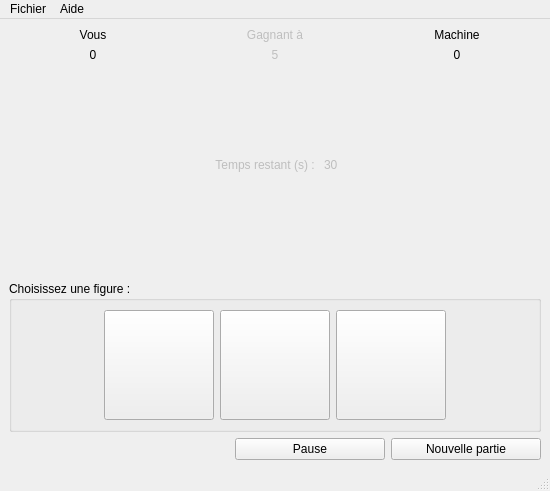
<?xml version="1.0" encoding="UTF-8"?>
<ui version="4.0">
 <class>ChifoumiVue</class>
 <widget class="QMainWindow" name="ChifoumiVue">
  <property name="geometry">
   <rect>
    <x>0</x>
    <y>0</y>
    <width>550</width>
    <height>491</height>
   </rect>
  </property>
  <property name="windowTitle">
   <string>ChifoumiVue</string>
  </property>
  <widget class="QWidget" name="fenetrePrincipalH">
   <property name="minimumSize">
    <size>
     <width>550</width>
     <height>450</height>
    </size>
   </property>
   <layout class="QHBoxLayout" name="horizontalLayout_2">
    <item>
     <layout class="QVBoxLayout" name="fenetreSecondaireV">
      <item>
       <layout class="QGridLayout" name="grilleTop">
        <item row="1" column="2">
         <layout class="QHBoxLayout" name="hLayout_ChoixMachine">
          <item>
           <spacer name="hSpacerG_ChoixMachine">
            <property name="orientation">
             <enum>Qt::Horizontal</enum>
            </property>
            <property name="sizeHint" stdset="0">
             <size>
              <width>40</width>
              <height>20</height>
             </size>
            </property>
           </spacer>
          </item>
          <item>
           <widget class="QLabel" name="lChoixMachine">
            <property name="minimumSize">
             <size>
              <width>110</width>
              <height>110</height>
             </size>
            </property>
            <property name="maximumSize">
             <size>
              <width>110</width>
              <height>110</height>
             </size>
            </property>
            <property name="text">
             <string/>
            </property>
            <property name="pixmap">
             <pixmap resource="ressourcesChifoumi.qrc">:/chifoumi/images/rien.gif</pixmap>
            </property>
           </widget>
          </item>
          <item>
           <spacer name="hSpacerD_ChoixMachine">
            <property name="orientation">
             <enum>Qt::Horizontal</enum>
            </property>
            <property name="sizeHint" stdset="0">
             <size>
              <width>40</width>
              <height>20</height>
             </size>
            </property>
           </spacer>
          </item>
         </layout>
        </item>
        <item row="0" column="0">
         <layout class="QVBoxLayout" name="vLayout_JoueurScore">
          <item>
           <widget class="QLabel" name="label_Vous">
            <property name="text">
             <string>Vous</string>
            </property>
            <property name="alignment">
             <set>Qt::AlignCenter</set>
            </property>
           </widget>
          </item>
          <item>
           <widget class="QLabel" name="lScoreJoueur">
            <property name="text">
             <string>0</string>
            </property>
            <property name="alignment">
             <set>Qt::AlignCenter</set>
            </property>
           </widget>
          </item>
         </layout>
        </item>
        <item row="0" column="1">
         <layout class="QVBoxLayout" name="verticalLayout">
          <item>
           <widget class="QLabel" name="lGagnant_a">
            <property name="enabled">
             <bool>false</bool>
            </property>
            <property name="text">
             <string>Gagnant à</string>
            </property>
            <property name="alignment">
             <set>Qt::AlignCenter</set>
            </property>
           </widget>
          </item>
          <item>
           <widget class="QLabel" name="lScoreGagnant">
            <property name="enabled">
             <bool>false</bool>
            </property>
            <property name="text">
             <string>5</string>
            </property>
            <property name="alignment">
             <set>Qt::AlignCenter</set>
            </property>
           </widget>
          </item>
         </layout>
        </item>
        <item row="1" column="0">
         <layout class="QHBoxLayout" name="hLayout_ChoixJoueur">
          <item>
           <spacer name="hSpacerG_ChoixJoueur">
            <property name="orientation">
             <enum>Qt::Horizontal</enum>
            </property>
            <property name="sizeHint" stdset="0">
             <size>
              <width>40</width>
              <height>20</height>
             </size>
            </property>
           </spacer>
          </item>
          <item>
           <widget class="QLabel" name="lChoixJoueur">
            <property name="minimumSize">
             <size>
              <width>110</width>
              <height>110</height>
             </size>
            </property>
            <property name="maximumSize">
             <size>
              <width>110</width>
              <height>110</height>
             </size>
            </property>
            <property name="text">
             <string/>
            </property>
            <property name="pixmap">
             <pixmap resource="ressourcesChifoumi.qrc">:/chifoumi/images/rien.gif</pixmap>
            </property>
           </widget>
          </item>
          <item>
           <spacer name="hSpacerD_ChoixJoueur">
            <property name="orientation">
             <enum>Qt::Horizontal</enum>
            </property>
            <property name="sizeHint" stdset="0">
             <size>
              <width>40</width>
              <height>20</height>
             </size>
            </property>
           </spacer>
          </item>
         </layout>
        </item>
        <item row="1" column="1">
         <layout class="QHBoxLayout" name="hLayout_Versus">
          <item>
           <layout class="QVBoxLayout" name="vLayout_Versus">
            <item>
             <layout class="QHBoxLayout" name="horizontalLayout_4">
              <item>
               <spacer name="hSpacerG_Versus">
                <property name="orientation">
                 <enum>Qt::Horizontal</enum>
                </property>
                <property name="sizeHint" stdset="0">
                 <size>
                  <width>40</width>
                  <height>20</height>
                 </size>
                </property>
               </spacer>
              </item>
              <item>
               <widget class="QLabel" name="lVersus">
                <property name="minimumSize">
                 <size>
                  <width>78</width>
                  <height>78</height>
                 </size>
                </property>
                <property name="maximumSize">
                 <size>
                  <width>78</width>
                  <height>78</height>
                 </size>
                </property>
                <property name="text">
                 <string/>
                </property>
                <property name="pixmap">
                 <pixmap resource="ressourcesChifoumi.qrc">:/chifoumi/images/versus_70.png</pixmap>
                </property>
               </widget>
              </item>
              <item>
               <spacer name="hSpacerD_Versus">
                <property name="orientation">
                 <enum>Qt::Horizontal</enum>
                </property>
                <property name="sizeHint" stdset="0">
                 <size>
                  <width>40</width>
                  <height>20</height>
                 </size>
                </property>
               </spacer>
              </item>
             </layout>
            </item>
            <item>
             <layout class="QHBoxLayout" name="hLayout_Versus_bottom">
              <item>
               <spacer name="horizontalSpacer">
                <property name="orientation">
                 <enum>Qt::Horizontal</enum>
                </property>
                <property name="sizeHint" stdset="0">
                 <size>
                  <width>40</width>
                  <height>20</height>
                 </size>
                </property>
               </spacer>
              </item>
              <item>
               <widget class="QLabel" name="lTemps_restant">
                <property name="enabled">
                 <bool>false</bool>
                </property>
                <property name="text">
                 <string> Temps restant (s) : </string>
                </property>
                <property name="alignment">
                 <set>Qt::AlignRight|Qt::AlignTrailing|Qt::AlignVCenter</set>
                </property>
               </widget>
              </item>
              <item>
               <widget class="QLabel" name="lSeconde">
                <property name="enabled">
                 <bool>false</bool>
                </property>
                <property name="text">
                 <string>30</string>
                </property>
                <property name="alignment">
                 <set>Qt::AlignLeading|Qt::AlignLeft|Qt::AlignVCenter</set>
                </property>
               </widget>
              </item>
              <item>
               <spacer name="horizontalSpacer_2">
                <property name="orientation">
                 <enum>Qt::Horizontal</enum>
                </property>
                <property name="sizeHint" stdset="0">
                 <size>
                  <width>40</width>
                  <height>20</height>
                 </size>
                </property>
               </spacer>
              </item>
             </layout>
            </item>
           </layout>
          </item>
         </layout>
        </item>
        <item row="0" column="2">
         <layout class="QVBoxLayout" name="vLayout_MachineScore">
          <item>
           <widget class="QLabel" name="lMachine">
            <property name="text">
             <string>Machine</string>
            </property>
            <property name="alignment">
             <set>Qt::AlignCenter</set>
            </property>
           </widget>
          </item>
          <item>
           <widget class="QLabel" name="lScoreMachine">
            <property name="text">
             <string>0</string>
            </property>
            <property name="alignment">
             <set>Qt::AlignCenter</set>
            </property>
           </widget>
          </item>
         </layout>
        </item>
       </layout>
      </item>
      <item>
       <spacer name="vSpacerMiddle">
        <property name="orientation">
         <enum>Qt::Vertical</enum>
        </property>
        <property name="sizeHint" stdset="0">
         <size>
          <width>20</width>
          <height>40</height>
         </size>
        </property>
       </spacer>
      </item>
      <item>
       <widget class="QGroupBox" name="groupBox">
        <property name="title">
         <string>Choisissez une figure :</string>
        </property>
        <layout class="QHBoxLayout" name="horizontalLayout">
         <item>
          <spacer name="hSpacerG_GroupBox">
           <property name="orientation">
            <enum>Qt::Horizontal</enum>
           </property>
           <property name="sizeHint" stdset="0">
            <size>
             <width>40</width>
             <height>20</height>
            </size>
           </property>
          </spacer>
         </item>
         <item>
          <widget class="QPushButton" name="boutonPierre">
           <property name="enabled">
            <bool>true</bool>
           </property>
           <property name="minimumSize">
            <size>
             <width>110</width>
             <height>110</height>
            </size>
           </property>
           <property name="maximumSize">
            <size>
             <width>110</width>
             <height>110</height>
            </size>
           </property>
           <property name="autoFillBackground">
            <bool>false</bool>
           </property>
           <property name="text">
            <string/>
           </property>
           <property name="icon">
            <iconset resource="ressourcesChifoumi.qrc">
             <normaloff>:/chifoumi/images/pierre.gif</normaloff>:/chifoumi/images/pierre.gif</iconset>
           </property>
           <property name="iconSize">
            <size>
             <width>110</width>
             <height>110</height>
            </size>
           </property>
           <property name="checkable">
            <bool>false</bool>
           </property>
           <property name="autoRepeat">
            <bool>false</bool>
           </property>
           <property name="autoExclusive">
            <bool>false</bool>
           </property>
           <property name="autoDefault">
            <bool>false</bool>
           </property>
           <property name="default">
            <bool>false</bool>
           </property>
           <property name="flat">
            <bool>false</bool>
           </property>
          </widget>
         </item>
         <item>
          <widget class="QPushButton" name="boutonPapier">
           <property name="minimumSize">
            <size>
             <width>110</width>
             <height>110</height>
            </size>
           </property>
           <property name="maximumSize">
            <size>
             <width>110</width>
             <height>110</height>
            </size>
           </property>
           <property name="text">
            <string/>
           </property>
           <property name="icon">
            <iconset resource="ressourcesChifoumi.qrc">
             <normaloff>:/chifoumi/images/papier.gif</normaloff>:/chifoumi/images/papier.gif</iconset>
           </property>
           <property name="iconSize">
            <size>
             <width>110</width>
             <height>110</height>
            </size>
           </property>
          </widget>
         </item>
         <item>
          <widget class="QPushButton" name="boutonCiseau">
           <property name="minimumSize">
            <size>
             <width>110</width>
             <height>110</height>
            </size>
           </property>
           <property name="maximumSize">
            <size>
             <width>110</width>
             <height>110</height>
            </size>
           </property>
           <property name="text">
            <string/>
           </property>
           <property name="icon">
            <iconset resource="ressourcesChifoumi.qrc">
             <normaloff>:/chifoumi/images/ciseau.gif</normaloff>:/chifoumi/images/ciseau.gif</iconset>
           </property>
           <property name="iconSize">
            <size>
             <width>110</width>
             <height>110</height>
            </size>
           </property>
          </widget>
         </item>
         <item>
          <spacer name="hSpacerD_GroupBox">
           <property name="orientation">
            <enum>Qt::Horizontal</enum>
           </property>
           <property name="sizeHint" stdset="0">
            <size>
             <width>40</width>
             <height>20</height>
            </size>
           </property>
          </spacer>
         </item>
        </layout>
       </widget>
      </item>
      <item>
       <layout class="QGridLayout" name="grilleBottom">
        <item row="1" column="0">
         <spacer name="hSpacerNvllePartie">
          <property name="orientation">
           <enum>Qt::Horizontal</enum>
          </property>
          <property name="sizeHint" stdset="0">
           <size>
            <width>40</width>
            <height>20</height>
           </size>
          </property>
         </spacer>
        </item>
        <item row="1" column="2">
         <widget class="QPushButton" name="boutonNvllePartie">
          <property name="minimumSize">
           <size>
            <width>150</width>
            <height>0</height>
           </size>
          </property>
          <property name="text">
           <string>Nouvelle partie</string>
          </property>
         </widget>
        </item>
        <item row="1" column="1">
         <widget class="QPushButton" name="boutonPause">
          <property name="minimumSize">
           <size>
            <width>150</width>
            <height>0</height>
           </size>
          </property>
          <property name="text">
           <string>Pause</string>
          </property>
         </widget>
        </item>
       </layout>
      </item>
     </layout>
    </item>
   </layout>
  </widget>
  <widget class="QMenuBar" name="menubar">
   <property name="geometry">
    <rect>
     <x>0</x>
     <y>0</y>
     <width>550</width>
     <height>21</height>
    </rect>
   </property>
   <widget class="QMenu" name="menuFichier">
    <property name="title">
     <string>Fichier</string>
    </property>
    <addaction name="action_Quitter"/>
   </widget>
   <widget class="QMenu" name="menuAide">
    <property name="title">
     <string>Aide</string>
    </property>
    <addaction name="action_a_propos_de"/>
   </widget>
   <addaction name="menuFichier"/>
   <addaction name="menuAide"/>
  </widget>
  <widget class="QStatusBar" name="statusbar"/>
  <action name="action_Quitter">
   <property name="text">
    <string>Quitter</string>
   </property>
   <property name="shortcut">
    <string>Ctrl+Q</string>
   </property>
  </action>
  <action name="action_a_propos_de">
   <property name="text">
    <string>A propos de...</string>
   </property>
   <property name="shortcut">
    <string>F1</string>
   </property>
  </action>
 </widget>
 <resources>
  <include location="ressourcesChifoumi.qrc"/>
 </resources>
 <connections/>
</ui>
